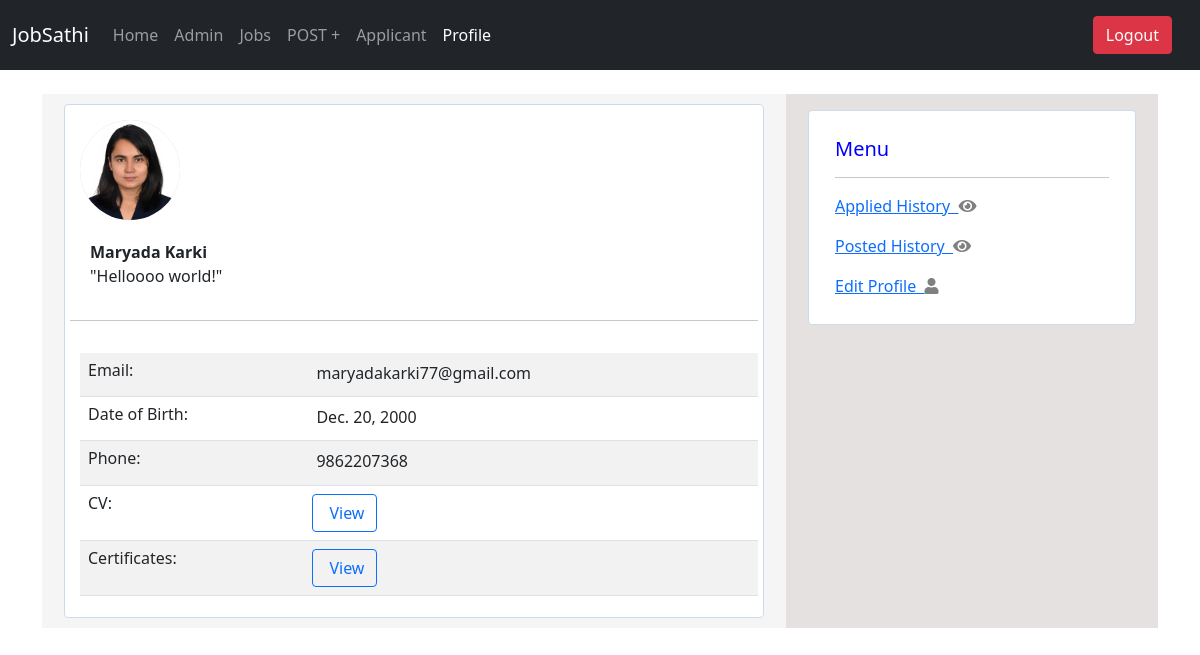
Page /profile/ (signed in) on the committed database.
### account/models.py (models this page shows, shortened)
class User(AbstractUser):
    username = models.CharField(max_length=150, unique=True)
    email = models.EmailField(unique=True)
    password = models.CharField(max_length=128)
    full_name = models.CharField(max_length=50, blank=False)
    date_joined = models.DateTimeField(auto_now_add=True)    # Add any additional fields you want

### pro/models.py (models this page shows, shortened)
class Pro(models.Model):
    user = models.OneToOneField(User, null=True, on_delete=models.CASCADE)
    pro_name = models.CharField(max_length=150)
    pro_bio = models.CharField(max_length=150)
    pro_dob = models.DateField(default=datetime.now, blank=True)
    pro_pic = models.ImageField(upload_to='pro_image/')
    pro_number = models.CharField(null=True, max_length=10)
    pro_cv = models.FileField(upload_to='pdfs/')
    pro_certificates = models.FileField(upload_to='pdfs/')

### pro/views.py (the view)
# urls.py: path('profile/', views.profile, name='profile'),
@login_required
def profile(request):
    user = request.user
    profile = user.pro
    return render(request, 'profile.html', {'user': user, 'profile': profile})

### pro/templates/profile.html (shortened to what this page needs)
{% extends 'dashboard/layout.html' %}
{% block profile_active %}
    active
{% endblock %}
{% block content %}
<div class="container" style="padding: 2%;">
    <div class="row">
        <div class="col-md-8" style="background-color: whitesmoke;">
            <div class="card" style="margin: 10px; padding: 5px; border-color: #ccdbeb;">
                <div class="profile-photo-form-container" style="margin: 10px; width: 100px; height: 100px; border-radius: 50%; overflow: hidden; background-color: #ccc;">
                    <img style="width: 100%; height: 100%; object-fit: cover;" src="{{ user.pro.pro_pic.url }}" alt="user-image" />
                </div>
                <div style="margin-left: 20px; margin-top: 10px;">
                    <b>{{ user.pro.pro_name }}</b><br />
                    <p>"{{ user.pro.pro_bio }}"</p>
                </div>
                <hr>
                <div class="card-body" style="padding: 0px; margin-left: 10px;">
                    <p class="card-text">
                        <table class="table table-striped table-hover">
                            <tr>
                                <td><h6>Email:</h6></td>
                                <td>&nbsp;{{ user.email }}</td>
                            </tr>
                            <tr>
                                <td><h6>Date of Birth:</h6></td>
                                <td>&nbsp;{{ user.pro.pro_dob }}</td>
                            </tr>
                            <tr>
                                <td><h6>Phone:</h6></td>
                                <td>&nbsp;{{ user.pro.pro_number }}</td>
                            </tr>
                            <tr>
                                <td><h6>CV:</h6></td>
                                <td>
                                    <a class="btn btn-outline-primary" href="{{ user.pro.pro_cv.url }}">&nbsp;View</a>
                                </td>
                            </tr>
                            <tr>
                                <td><h6>Certificates:</h6></td>
                                <td>
                                    <a class="btn btn-outline-primary" href="{{ user.pro.pro_certificates.url }}">&nbsp;View</a>
                                </td>
                            </tr>
                        </table>
                    </p>
                </div>
            </div>
        </div>
        <div class="col-md-4" style="background-color: #e6e1e1;">
            <div class="mt-3">
                <div class="card" style="margin: 10px; padding: 10px; border-color: #ccdbeb;">
                    <div class="card-body">
                        <h5 class="card-title" style="color: blue;">Menu</h5>
                        <hr>
                        <p class="card-text">
                            <a href="{% url 'apply:applied_history' %}">Applied History&nbsp;
                                <i class="fa fa-eye" style="color: grey;"></i>
                            </a>
                        </p>
                        <p class="card-text">
                            <a href="{% url 'job:postedjoblist' %}">Posted History&nbsp;
                                <i class="fa fa-eye" style="color: grey;"></i>
                            </a>
                        </p>
                        <p class="card-text">
                            <a href="{% url 'pro:update' %}">Edit Profile&nbsp;
                                <i class="fa fa-user" style="color: grey;"></i>
                            </a>
                        </p>
                    </div>
                </div>
            </div>
        </div>
    </div>
</div>
{% endblock %}

### rows in the picture
User: pro.pro_pic (picture), pro.pro_name "Maryada Karki", pro.pro_bio "Helloooo world!", email "maryadakarki77@gmail.com", pro.pro_dob "Dec. 20, 2000", pro.pro_number "9862207368"
